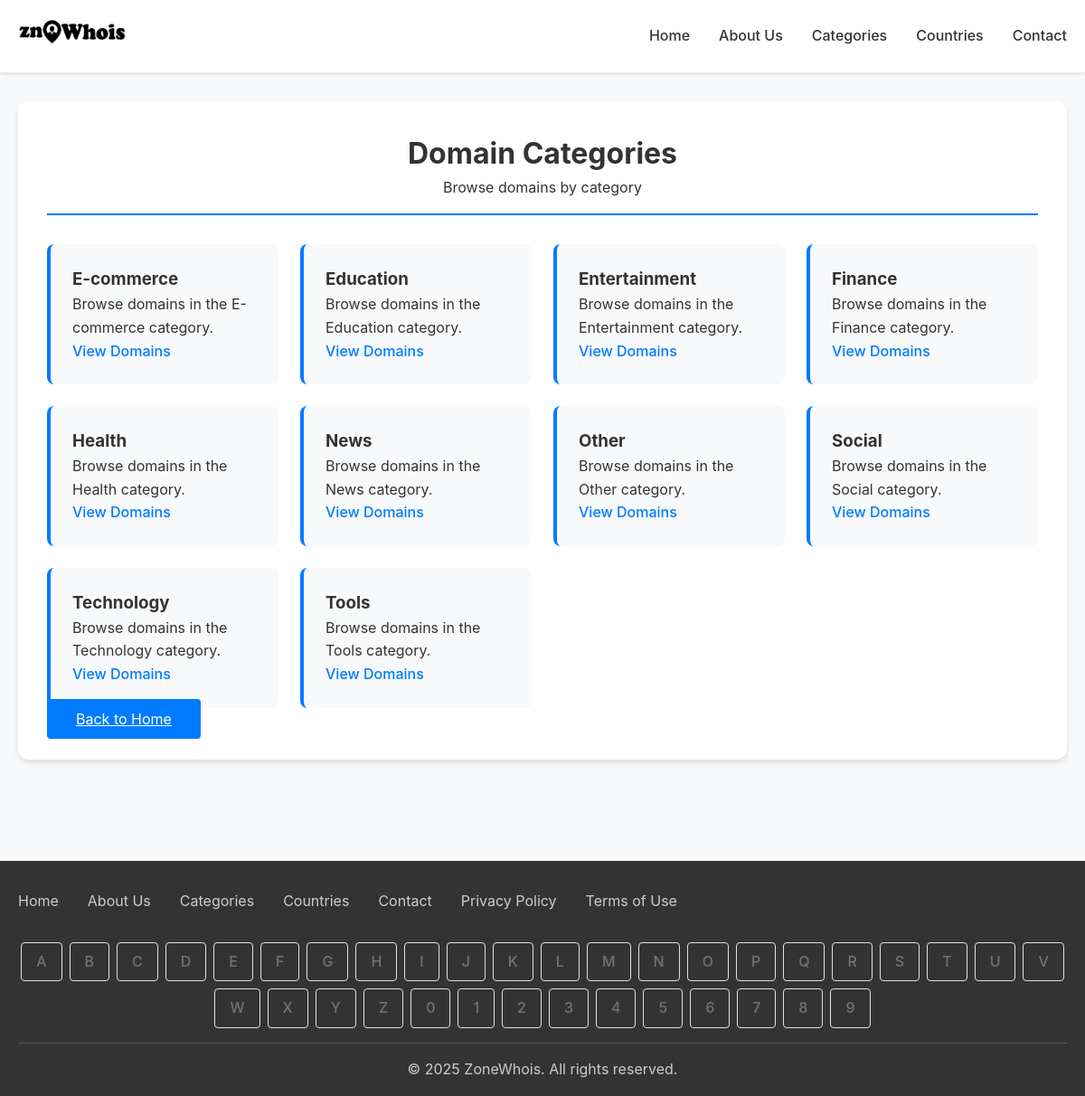
/categories.php, run on the app's committed database.
### tables this page shows
CREATE TABLE IF NOT EXISTS `categories` (
  `id` int(11) NOT NULL AUTO_INCREMENT,
  `name` varchar(100) NOT NULL,
  `description` text,
  `created_at` timestamp DEFAULT CURRENT_TIMESTAMP,
  PRIMARY KEY (`id`),
  UNIQUE KEY `name` (`name`)
);

### includes/db.php (called while the page is built, shortened)
<?php
function connect_db() {
    static $pdo = null;
    if ($pdo === null) {
        try {
            $dsn = "mysql:host=" . DB_HOST . ";port=" . DB_PORT . ";dbname=" . DB_NAME . ";charset=utf8mb4";
            $pdo = new PDO($dsn, DB_USER, DB_PASS, [
                PDO::ATTR_ERRMODE => PDO::ERRMODE_EXCEPTION,
                PDO::ATTR_DEFAULT_FETCH_MODE => PDO::FETCH_ASSOC,
                PDO::ATTR_PERSISTENT => true,
                PDO::MYSQL_ATTR_INIT_COMMAND => "SET NAMES utf8mb4"
            ]);
        } catch (PDOException $e) {
            log_error("Database connection failed: " . $e->getMessage());
            die("Database connection failed. Please try again later.");
        }
    }
    return $pdo;
}
function get_domains_count_by_letter($letter) {
    $pdo = connect_db();
    $stmt = $pdo->prepare("SELECT COUNT(*) FROM domains WHERE domain_name LIKE ? AND status = 'visible'");
    $stmt->execute([$letter . '%']);
    return $stmt->fetchColumn();
}
function get_categories() {
    $pdo = connect_db();
    $stmt = $pdo->query("SELECT * FROM categories ORDER BY name");
    return $stmt->fetchAll(PDO::FETCH_ASSOC);
}
?>

### categories.php (the view, shortened to what this page needs)
<?php
require_once 'includes/db.php';
require_once 'includes/functions.php';
$categories = get_categories();
include 'includes/header.php';
?>
<div class="container">
    <div class="domain-details">
        <div class="domain-header">
            <h1>Domain Categories</h1>
            <p>Browse domains by category</p>
        </div>
        <div class="domain-stats">
            <?php foreach ($categories as $category): ?>
            <div class="stat-item">
                <h3><?php echo htmlspecialchars($category['name']); ?></h3>
                <p>Browse domains in the <?php echo htmlspecialchars($category['name']); ?> category.</p>
                <a href="/list.php?category=<?php echo urlencode($category['name']); ?>" class="domain-link">View Domains</a>
            </div>
            <?php endforeach; ?>
        </div>
        <div class="domain-actions">
            <a href="/" class="form-button">Back to Home</a>
        </div>
    </div>
</div>
<?php include 'includes/footer.php'; ?>

### includes/header.php (shortened to what this page needs)
<!DOCTYPE html>
<html lang="en">
<head>
    <link rel="stylesheet" href="/assets/css/style.css">
</head>
<body>
    <header class="header">
        <div class="container">
            <div class="header-content">
                <div class="logo">
                    <a href="/">
                        <img src="/assets/img/logo.png" alt="<?php echo SITE_NAME; ?>" class="logo-img">
                    </a>
                </div>
                <nav class="nav">
                    <ul class="nav-list">
                        <li><a href="/" class="nav-link">Home</a></li>
                        <li><a href="/about.php" class="nav-link">About Us</a></li>
                        <li><a href="/categories.php" class="nav-link">Categories</a></li>
                        <li><a href="/countries.php" class="nav-link">Countries</a></li>
                        <li><a href="/contact.php" class="nav-link">Contact</a></li>
                    </ul>
                </nav>
            </div>
        </div>
    </header>
    <main class="main">

### includes/footer.php (shortened to what this page needs)
    </main>
    <footer class="footer">
        <div class="container">
            <div class="footer-nav">
                <ul class="footer-nav-list">
                    <li><a href="/" class="footer-nav-link">Home</a></li>
                    <li><a href="/about.php" class="footer-nav-link">About Us</a></li>
                    <li><a href="/categories.php" class="footer-nav-link">Categories</a></li>
                    <li><a href="/countries.php" class="footer-nav-link">Countries</a></li>
                    <li><a href="/contact.php" class="footer-nav-link">Contact</a></li>
                    <li><a href="/privacy.php" class="footer-nav-link">Privacy Policy</a></li>
                    <li><a href="/terms.php" class="footer-nav-link">Terms of Use</a></li>
                </ul>
            </div>
            <div class="footer-alphabet">
                <?php echo get_alphabet_links(); ?>
            </div>
            <div class="footer-bottom">
                <p>&copy; <?php echo date('Y'); ?> <?php echo SITE_NAME; ?>. All rights reserved.</p>
            </div>
        </div>
    </footer>
</body>
</html>

### includes/functions.php (shortened to what this page needs)
<?php
require_once 'db.php';
function get_alphabet_links() {
    $letters = array_merge(range('A', 'Z'), range('0', '9'));
    $html = '<div class="alphabet-nav">';
    foreach ($letters as $letter) {
        $count = get_domains_count_by_letter($letter);
        $class = $count > 0 ? 'has-domains' : 'no-domains';
        $html .= '<a href="list.php?letter=' . $letter . '" class="' . $class . '">' . $letter . '</a>';
    }
    $html .= '</div>';
    return $html;
}

### assets/css/style.css (style rules this page uses)
* { margin: 0; padding: 0; box-sizing: border-box; }
body { font-family: -apple-system, BlinkMacSystemFont, 'Segoe UI', Roboto, Oxygen, Ubuntu, Cantarell, sans-serif; line-height: 1.6; color: #333; background-color: #f8f9fa; }
.container { max-width: 1200px; margin: 0 auto; padding: 0 20px; }
.header { background: #fff; box-shadow: 0 2px 4px rgba(0,0,0,0.1); position: sticky; top: 0; z-index: 100; }
.header-content { display: flex; justify-content: space-between; align-items: center; padding: 1rem 0; }
.logo-img { height: 40px; width: auto; }
.nav-list { display: flex; list-style: none; gap: 2rem; }
.nav-link { text-decoration: none; color: #333; font-weight: 500; transition: color 0.3s ease; }
.main { min-height: calc(100vh - 200px); padding: 2rem 0; }
.domain-link { text-decoration: none; color: #007bff; font-weight: 500; transition: color 0.3s ease; }
.domain-details { background: white; border-radius: 12px; padding: 2rem; box-shadow: 0 4px 6px rgba(0,0,0,0.1); margin-bottom: 2rem; }
.domain-header { text-align: center; margin-bottom: 2rem; padding-bottom: 1rem; border-bottom: 2px solid #007bff; }
.domain-stats { display: grid; grid-template-columns: repeat(auto-fit, minmax(250px, 1fr)); gap: 1.5rem; margin-top: 2rem; }
.stat-item { background: #f8f9fa; padding: 1.5rem; border-radius: 8px; border-left: 4px solid #007bff; }
.alphabet-nav { display: flex; flex-wrap: wrap; gap: 0.5rem; justify-content: center; margin: 1rem 0; }
.alphabet-nav a { padding: 0.5rem 1rem; text-decoration: none; color: #007bff; border: 1px solid #dee2e6; border-radius: 4px; transition: all 0.3s ease; font-weight: 500; }
.alphabet-nav a.no-domains { color: #6c757d; border-color: #dee2e6; }
.footer { background: #333; color: white; padding: 2rem 0 1rem; margin-top: 3rem; }
.footer-nav { text-align: center; margin-bottom: 2rem; }
.footer-nav-list { display: flex; list-style: none; gap: 2rem; }
.footer-nav-link { color: #ccc; text-decoration: none; transition: color 0.3s ease; }
.footer-bottom { text-align: center; padding-top: 1rem; border-top: 1px solid #555; color: #ccc; }
.form-button { background: #007bff; color: white; padding: 0.75rem 2rem; border: none; border-radius: 4px; font-size: 1rem; cursor: pointer; transition: background 0.3s ease; }

### data on the page
categories: name "E-commerce"
categories: name "Education"
categories: name "Entertainment"
categories: name "Finance"
categories: name "Health"
categories: name "News"
categories: name "Other"
categories: name "Social"
categories: name "Technology"
categories: name "Tools"

### other printed values
$letter "A"
$letter "B"
$letter "C"
$letter "D"
$letter "E"
$letter "F"
$letter "G"
$letter "H"
$letter "I"
$letter "J"
$letter "K"
$letter "L"
$letter "M"
$letter "N"
$letter "O"
